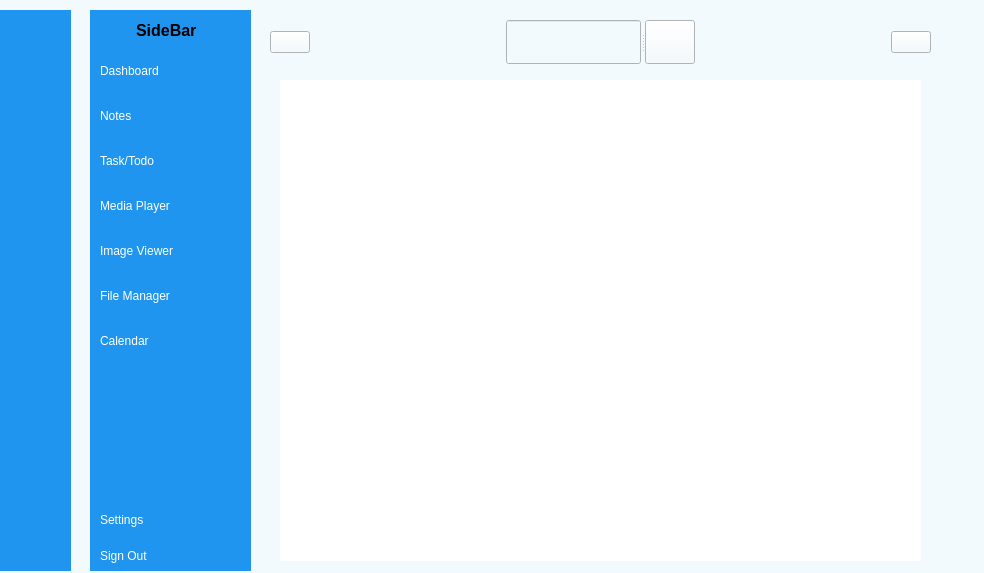
<?xml version="1.0" encoding="UTF-8"?>
<ui version="4.0">
 <class>MainWindow</class>
 <widget class="QMainWindow" name="MainWindow">
  <property name="geometry">
   <rect>
    <x>0</x>
    <y>0</y>
    <width>984</width>
    <height>573</height>
   </rect>
  </property>
  <property name="windowTitle">
   <string>MainWindow</string>
  </property>
  <property name="styleSheet">
   <string notr="true">background-color: rgb(243, 250, 254);</string>
  </property>
  <widget class="QWidget" name="centralwidget">
   <widget class="QWidget" name="icon_only_widget" native="true">
    <property name="geometry">
     <rect>
      <x>0</x>
      <y>10</y>
      <width>71</width>
      <height>561</height>
     </rect>
    </property>
    <property name="styleSheet">
     <string notr="true">QWidget{
	background-color: rgb(31, 149, 239);
}

QPushButton {
	height: 30px;
	border: none;
}</string>
    </property>
    <layout class="QVBoxLayout" name="verticalLayout_5">
     <item>
      <layout class="QHBoxLayout" name="horizontalLayout_2">
       <item>
        <widget class="QLabel" name="label">
         <property name="minimumSize">
          <size>
           <width>40</width>
           <height>40</height>
          </size>
         </property>
         <property name="maximumSize">
          <size>
           <width>40</width>
           <height>40</height>
          </size>
         </property>
         <property name="text">
          <string/>
         </property>
         <property name="pixmap">
          <pixmap resource="sidebar/resources.qrc">:/sidebar_images/profilepicture.png</pixmap>
         </property>
         <property name="scaledContents">
          <bool>true</bool>
         </property>
        </widget>
       </item>
      </layout>
     </item>
     <item>
      <layout class="QVBoxLayout" name="verticalLayout">
       <property name="spacing">
        <number>15</number>
       </property>
       <item>
        <widget class="QPushButton" name="pushButton">
         <property name="text">
          <string/>
         </property>
         <property name="icon">
          <iconset resource="sidebar/resources.qrc">
           <normaloff>:/sidebar_images/dashboard-svgrepo-com(2).svg</normaloff>:/sidebar_images/dashboard-svgrepo-com(2).svg</iconset>
         </property>
         <property name="checkable">
          <bool>true</bool>
         </property>
         <property name="autoExclusive">
          <bool>true</bool>
         </property>
        </widget>
       </item>
       <item>
        <widget class="QPushButton" name="pushButton_2">
         <property name="text">
          <string/>
         </property>
         <property name="icon">
          <iconset resource="sidebar/resources.qrc">
           <normaloff>:/sidebar_images/notes-svgrepo-com(3).svg</normaloff>:/sidebar_images/notes-svgrepo-com(3).svg</iconset>
         </property>
         <property name="checkable">
          <bool>true</bool>
         </property>
         <property name="autoExclusive">
          <bool>true</bool>
         </property>
        </widget>
       </item>
       <item>
        <widget class="QPushButton" name="pushButton_3">
         <property name="text">
          <string/>
         </property>
         <property name="icon">
          <iconset resource="sidebar/resources.qrc">
           <normaloff>:/sidebar_images/task-svgrepo-com(1).svg</normaloff>:/sidebar_images/task-svgrepo-com(1).svg</iconset>
         </property>
         <property name="checkable">
          <bool>true</bool>
         </property>
         <property name="autoExclusive">
          <bool>true</bool>
         </property>
        </widget>
       </item>
       <item>
        <widget class="QPushButton" name="pushButton_4">
         <property name="text">
          <string/>
         </property>
         <property name="icon">
          <iconset resource="sidebar/resources.qrc">
           <normaloff>:/sidebar_images/media-music-play-social-sound-tone-svgrepo-com(2).svg</normaloff>:/sidebar_images/media-music-play-social-sound-tone-svgrepo-com(2).svg</iconset>
         </property>
         <property name="checkable">
          <bool>true</bool>
         </property>
         <property name="autoExclusive">
          <bool>true</bool>
         </property>
        </widget>
       </item>
       <item>
        <widget class="QPushButton" name="pushButton_5">
         <property name="text">
          <string/>
         </property>
         <property name="icon">
          <iconset resource="sidebar/resources.qrc">
           <normaloff>:/sidebar_images/image-picture-svgrepo-com.svg</normaloff>:/sidebar_images/image-picture-svgrepo-com.svg</iconset>
         </property>
         <property name="checkable">
          <bool>true</bool>
         </property>
         <property name="autoExclusive">
          <bool>true</bool>
         </property>
        </widget>
       </item>
       <item>
        <widget class="QPushButton" name="pushButton_7">
         <property name="text">
          <string/>
         </property>
         <property name="icon">
          <iconset resource="sidebar/resources.qrc">
           <normaloff>:/sidebar_images/file-pencil-alt-svgrepo-com(2).svg</normaloff>:/sidebar_images/file-pencil-alt-svgrepo-com(2).svg</iconset>
         </property>
         <property name="checkable">
          <bool>true</bool>
         </property>
         <property name="autoExclusive">
          <bool>true</bool>
         </property>
        </widget>
       </item>
       <item>
        <widget class="QPushButton" name="pushButton_21">
         <property name="text">
          <string/>
         </property>
         <property name="icon">
          <iconset resource="sidebar/resources2.qrc">
           <normaloff>:/more_sidebar_images/calendar-days-svgrepo-com(2).svg</normaloff>:/more_sidebar_images/calendar-days-svgrepo-com(2).svg</iconset>
         </property>
         <property name="checkable">
          <bool>true</bool>
         </property>
         <property name="autoExclusive">
          <bool>true</bool>
         </property>
        </widget>
       </item>
      </layout>
     </item>
     <item>
      <spacer name="verticalSpacer">
       <property name="orientation">
        <enum>Qt::Orientation::Vertical</enum>
       </property>
       <property name="sizeHint" stdset="0">
        <size>
         <width>20</width>
         <height>110</height>
        </size>
       </property>
      </spacer>
     </item>
     <item>
      <layout class="QVBoxLayout" name="verticalLayout_4">
       <item>
        <widget class="QPushButton" name="pushButton_8">
         <property name="text">
          <string/>
         </property>
         <property name="icon">
          <iconset resource="sidebar/resources2.qrc">
           <normaloff>:/more_sidebar_images/settings-svgrepo-com(2).svg</normaloff>:/more_sidebar_images/settings-svgrepo-com(2).svg</iconset>
         </property>
         <property name="checkable">
          <bool>true</bool>
         </property>
         <property name="autoExclusive">
          <bool>true</bool>
         </property>
        </widget>
       </item>
       <item>
        <widget class="QPushButton" name="pushButton_6">
         <property name="text">
          <string/>
         </property>
         <property name="icon">
          <iconset resource="sidebar/resources.qrc">
           <normaloff>:/sidebar_images/exit-svgrepo-com(2).svg</normaloff>:/sidebar_images/exit-svgrepo-com(2).svg</iconset>
         </property>
         <property name="checkable">
          <bool>true</bool>
         </property>
         <property name="autoExclusive">
          <bool>true</bool>
         </property>
        </widget>
       </item>
      </layout>
     </item>
    </layout>
   </widget>
   <widget class="QWidget" name="icon_name_widget" native="true">
    <property name="geometry">
     <rect>
      <x>90</x>
      <y>10</y>
      <width>161</width>
      <height>561</height>
     </rect>
    </property>
    <property name="styleSheet">
     <string notr="true">QWidget{
	background-color: rgb(31, 149, 239);
}

QPushButton{
	color:white;
	text-align: left;
	height: 30px;
	border: none;
	padding-left: 10px;
}</string>
    </property>
    <layout class="QVBoxLayout" name="verticalLayout_6">
     <property name="rightMargin">
      <number>0</number>
     </property>
     <item>
      <layout class="QHBoxLayout" name="horizontalLayout">
       <item>
        <widget class="QLabel" name="label_2">
         <property name="minimumSize">
          <size>
           <width>40</width>
           <height>40</height>
          </size>
         </property>
         <property name="maximumSize">
          <size>
           <width>40</width>
           <height>40</height>
          </size>
         </property>
         <property name="text">
          <string/>
         </property>
         <property name="pixmap">
          <pixmap resource="sidebar/resources.qrc">:/sidebar_images/profilepicture.png</pixmap>
         </property>
         <property name="scaledContents">
          <bool>true</bool>
         </property>
        </widget>
       </item>
       <item>
        <widget class="QLabel" name="label_3">
         <property name="font">
          <font>
           <pointsize>12</pointsize>
           <bold>true</bold>
          </font>
         </property>
         <property name="text">
          <string>SideBar</string>
         </property>
        </widget>
       </item>
      </layout>
     </item>
     <item>
      <layout class="QVBoxLayout" name="verticalLayout_2">
       <property name="spacing">
        <number>15</number>
       </property>
       <item>
        <widget class="QPushButton" name="pushButton_10">
         <property name="text">
          <string>Dashboard</string>
         </property>
         <property name="icon">
          <iconset resource="sidebar/resources.qrc">
           <normaloff>:/sidebar_images/dashboard-svgrepo-com(2).svg</normaloff>:/sidebar_images/dashboard-svgrepo-com(2).svg</iconset>
         </property>
         <property name="checkable">
          <bool>true</bool>
         </property>
         <property name="autoExclusive">
          <bool>true</bool>
         </property>
        </widget>
       </item>
       <item>
        <widget class="QPushButton" name="pushButton_11">
         <property name="text">
          <string>Notes</string>
         </property>
         <property name="icon">
          <iconset resource="sidebar/resources.qrc">
           <normaloff>:/sidebar_images/notes-svgrepo-com(3).svg</normaloff>:/sidebar_images/notes-svgrepo-com(3).svg</iconset>
         </property>
         <property name="checkable">
          <bool>true</bool>
         </property>
         <property name="autoExclusive">
          <bool>true</bool>
         </property>
        </widget>
       </item>
       <item>
        <widget class="QPushButton" name="pushButton_13">
         <property name="text">
          <string>Task/Todo</string>
         </property>
         <property name="icon">
          <iconset resource="sidebar/resources.qrc">
           <normaloff>:/sidebar_images/task-svgrepo-com(1).svg</normaloff>:/sidebar_images/task-svgrepo-com(1).svg</iconset>
         </property>
         <property name="checkable">
          <bool>true</bool>
         </property>
         <property name="autoExclusive">
          <bool>true</bool>
         </property>
        </widget>
       </item>
       <item>
        <widget class="QPushButton" name="pushButton_9">
         <property name="text">
          <string>Media Player</string>
         </property>
         <property name="icon">
          <iconset resource="sidebar/resources.qrc">
           <normaloff>:/sidebar_images/media-music-play-social-sound-tone-svgrepo-com(2).svg</normaloff>:/sidebar_images/media-music-play-social-sound-tone-svgrepo-com(2).svg</iconset>
         </property>
         <property name="checkable">
          <bool>true</bool>
         </property>
         <property name="autoExclusive">
          <bool>true</bool>
         </property>
        </widget>
       </item>
       <item>
        <widget class="QPushButton" name="pushButton_15">
         <property name="text">
          <string>Image Viewer</string>
         </property>
         <property name="icon">
          <iconset resource="sidebar/resources.qrc">
           <normaloff>:/sidebar_images/image-picture-svgrepo-com.svg</normaloff>:/sidebar_images/image-picture-svgrepo-com.svg</iconset>
         </property>
         <property name="checkable">
          <bool>true</bool>
         </property>
         <property name="autoExclusive">
          <bool>true</bool>
         </property>
        </widget>
       </item>
       <item>
        <widget class="QPushButton" name="pushButton_12">
         <property name="text">
          <string>File Manager</string>
         </property>
         <property name="icon">
          <iconset resource="sidebar/resources.qrc">
           <normaloff>:/sidebar_images/file-pencil-alt-svgrepo-com(2).svg</normaloff>:/sidebar_images/file-pencil-alt-svgrepo-com(2).svg</iconset>
         </property>
         <property name="checkable">
          <bool>true</bool>
         </property>
         <property name="autoExclusive">
          <bool>true</bool>
         </property>
        </widget>
       </item>
       <item>
        <widget class="QPushButton" name="pushButton_20">
         <property name="text">
          <string>Calendar</string>
         </property>
         <property name="icon">
          <iconset resource="sidebar/resources2.qrc">
           <normaloff>:/more_sidebar_images/calendar-days-svgrepo-com(2).svg</normaloff>:/more_sidebar_images/calendar-days-svgrepo-com(2).svg</iconset>
         </property>
         <property name="checkable">
          <bool>true</bool>
         </property>
         <property name="autoExclusive">
          <bool>true</bool>
         </property>
        </widget>
       </item>
      </layout>
     </item>
     <item>
      <spacer name="verticalSpacer_2">
       <property name="orientation">
        <enum>Qt::Orientation::Vertical</enum>
       </property>
       <property name="sizeHint" stdset="0">
        <size>
         <width>20</width>
         <height>110</height>
        </size>
       </property>
      </spacer>
     </item>
     <item>
      <layout class="QVBoxLayout" name="verticalLayout_3">
       <item>
        <widget class="QPushButton" name="pushButton_14">
         <property name="text">
          <string>Settings</string>
         </property>
         <property name="icon">
          <iconset resource="sidebar/resources2.qrc">
           <normaloff>:/more_sidebar_images/settings-svgrepo-com(2).svg</normaloff>:/more_sidebar_images/settings-svgrepo-com(2).svg</iconset>
         </property>
         <property name="checkable">
          <bool>true</bool>
         </property>
         <property name="autoExclusive">
          <bool>true</bool>
         </property>
        </widget>
       </item>
       <item>
        <widget class="QPushButton" name="pushButton_16">
         <property name="text">
          <string>Sign Out</string>
         </property>
         <property name="icon">
          <iconset resource="sidebar/resources.qrc">
           <normaloff>:/sidebar_images/exit-svgrepo-com(2).svg</normaloff>:/sidebar_images/exit-svgrepo-com(2).svg</iconset>
         </property>
         <property name="checkable">
          <bool>true</bool>
         </property>
         <property name="autoExclusive">
          <bool>true</bool>
         </property>
        </widget>
       </item>
      </layout>
     </item>
    </layout>
   </widget>
   <widget class="QWidget" name="main_menu" native="true">
    <property name="geometry">
     <rect>
      <x>270</x>
      <y>10</y>
      <width>681</width>
      <height>561</height>
     </rect>
    </property>
    <widget class="QStackedWidget" name="stackedWidget">
     <property name="geometry">
      <rect>
       <x>10</x>
       <y>70</y>
       <width>641</width>
       <height>481</height>
      </rect>
     </property>
     <property name="styleSheet">
      <string notr="true">background-color: rgb(255, 255, 255);</string>
     </property>
     <property name="currentIndex">
      <number>0</number>
     </property>
     <widget class="QWidget" name="page"/>
     <widget class="QWidget" name="page_2"/>
    </widget>
    <widget class="QWidget" name="header_widget" native="true">
     <property name="geometry">
      <rect>
       <x>0</x>
       <y>10</y>
       <width>661</width>
       <height>44</height>
      </rect>
     </property>
     <layout class="QHBoxLayout" name="horizontalLayout_3">
      <item>
       <widget class="QPushButton" name="pushButton_17">
        <property name="text">
         <string/>
        </property>
        <property name="icon">
         <iconset resource="sidebar/resources.qrc">
          <normaloff>:/sidebar_images/toggle-column-svgrepo-com.svg</normaloff>:/sidebar_images/toggle-column-svgrepo-com.svg</iconset>
        </property>
        <property name="iconSize">
         <size>
          <width>20</width>
          <height>20</height>
         </size>
        </property>
       </widget>
      </item>
      <item>
       <spacer name="horizontalSpacer_2">
        <property name="orientation">
         <enum>Qt::Orientation::Horizontal</enum>
        </property>
        <property name="sizeHint" stdset="0">
         <size>
          <width>178</width>
          <height>20</height>
         </size>
        </property>
       </spacer>
      </item>
      <item>
       <widget class="QSplitter" name="splitter">
        <property name="orientation">
         <enum>Qt::Orientation::Horizontal</enum>
        </property>
        <widget class="QLineEdit" name="lineEdit"/>
        <widget class="QPushButton" name="pushButton_18">
         <property name="text">
          <string/>
         </property>
         <property name="icon">
          <iconset resource="sidebar/search_button.qrc">
           <normaloff>:/search_image/search-right-1505-svgrepo-com.svg</normaloff>:/search_image/search-right-1505-svgrepo-com.svg</iconset>
         </property>
        </widget>
       </widget>
      </item>
      <item>
       <spacer name="horizontalSpacer">
        <property name="orientation">
         <enum>Qt::Orientation::Horizontal</enum>
        </property>
        <property name="sizeHint" stdset="0">
         <size>
          <width>178</width>
          <height>20</height>
         </size>
        </property>
       </spacer>
      </item>
      <item>
       <widget class="QPushButton" name="pushButton_19">
        <property name="text">
         <string/>
        </property>
        <property name="icon">
         <iconset resource="sidebar/resources.qrc">
          <normaloff>:/sidebar_images/user2.svg</normaloff>:/sidebar_images/user2.svg</iconset>
        </property>
        <property name="iconSize">
         <size>
          <width>20</width>
          <height>20</height>
         </size>
        </property>
       </widget>
      </item>
     </layout>
    </widget>
   </widget>
  </widget>
 </widget>
 <resources>
  <include location="sidebar/resources.qrc"/>
  <include location="sidebar/search_button.qrc"/>
  <include location="sidebar/resources2.qrc"/>
 </resources>
 <connections>
  <connection>
   <sender>pushButton_17</sender>
   <signal>toggled(bool)</signal>
   <receiver>icon_only_widget</receiver>
   <slot>setHidden(bool)</slot>
   <hints>
    <hint type="sourcelabel">
     <x>300</x>
     <y>37</y>
    </hint>
    <hint type="destinationlabel">
     <x>26</x>
     <y>421</y>
    </hint>
   </hints>
  </connection>
  <connection>
   <sender>pushButton_17</sender>
   <signal>toggled(bool)</signal>
   <receiver>icon_name_widget</receiver>
   <slot>setVisible(bool)</slot>
   <hints>
    <hint type="sourcelabel">
     <x>287</x>
     <y>30</y>
    </hint>
    <hint type="destinationlabel">
     <x>231</x>
     <y>490</y>
    </hint>
   </hints>
  </connection>
 </connections>
</ui>
